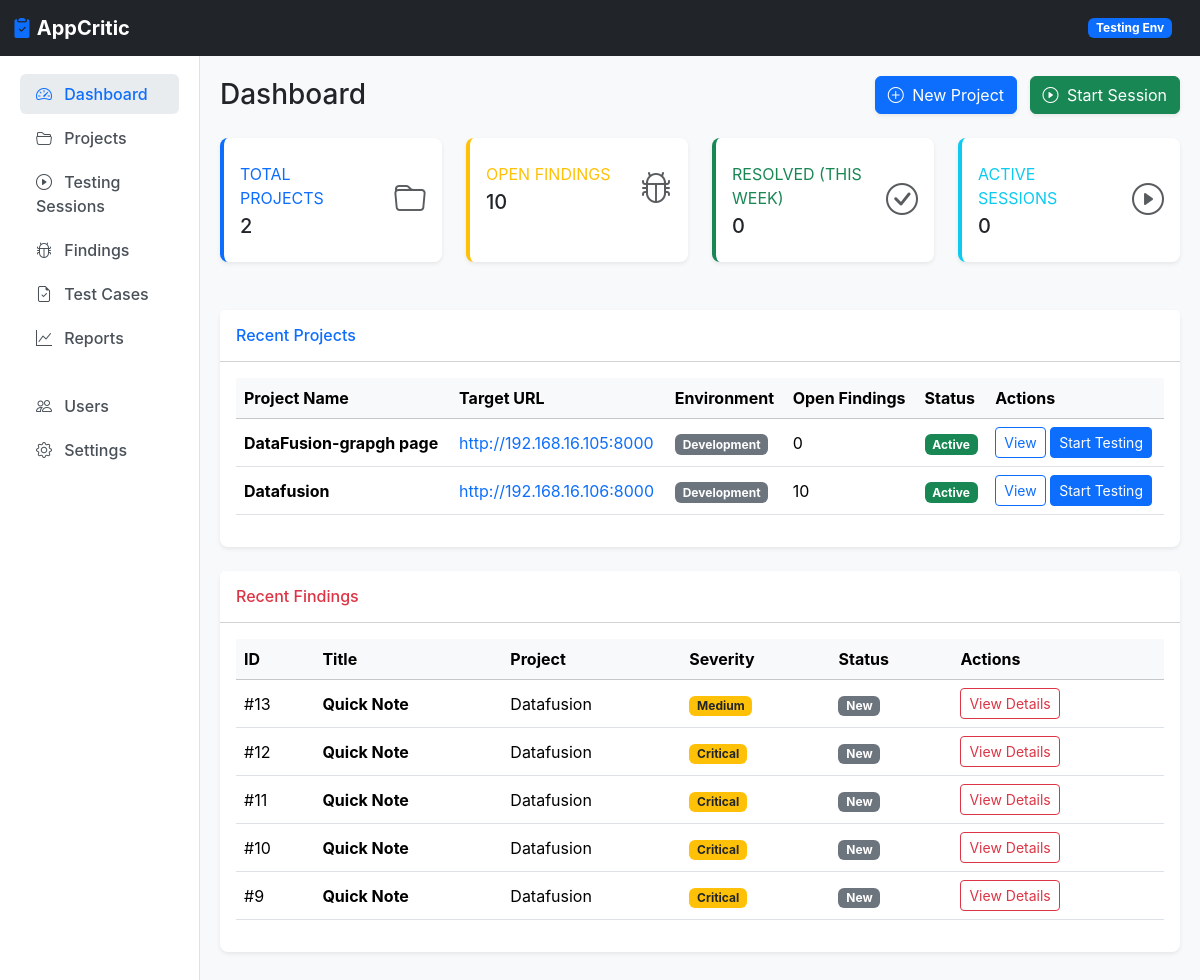
The page / on the database its author committed.
### projects/models.py (models this page shows, shortened)
class Project(models.Model):
    ENVIRONMENT_CHOICES = [
        ('Development', 'Development'),
        ('Testing', 'Testing'),
        ('Staging', 'Staging'),
        ('Production', 'Production'),
    ]
    organization = models.ForeignKey('organizations.Organization', on_delete=models.CASCADE, related_name='projects')
    name = models.CharField(max_length=255)
    description = models.TextField(blank=True)
    target_url = models.URLField()
    environment = models.CharField(max_length=50, choices=ENVIRONMENT_CHOICES, default='Testing')
    status = models.CharField(max_length=50, default='Active')
    created_by = models.ForeignKey(settings.AUTH_USER_MODEL, on_delete=models.SET_NULL, null=True, related_name='created_projects')
    created_at = models.DateTimeField(auto_now_add=True)
    updated_at = models.DateTimeField(auto_now=True)

### findings/models.py (models this page shows, shortened)
class Finding(models.Model):
    CATEGORY_CHOICES = [
        ('BUG', 'Bug'),
        ('USABILITY', 'Usability'),
        ('UI_UX', 'UI/UX'),
        ('DATA_QUALITY', 'Data Quality'),
        ('PERFORMANCE', 'Performance'),
        ('ACCESSIBILITY', 'Accessibility'),
        ('SECURITY', 'Security'),
        ('FUNCTIONAL', 'Functional'),
        ('REQUIREMENT', 'Requirement'),
        ('IMPROVEMENT', 'Improvement'),
        ('OTHER', 'Other'),
    ]
    STATUS_CHOICES = [
        ('NEW', 'New'),
        ('TRIAGED', 'Triaged'),
        ('ASSIGNED', 'Assigned'),
        ('IN_PROGRESS', 'In Progress'),
        ('FIXED', 'Fixed'),
        ('READY_FOR_RETEST', 'Ready for Retest'),
        ('RETESTING', 'Retesting'),
        ('VERIFIED', 'Verified'),
        ('REOPENED', 'Reopened'),
        ('CLOSED', 'Closed'),
        ('WONT_FIX', 'Won\'t Fix'),
        ('DUPLICATE', 'Duplicate'),
    ]
    SEVERITY_CHOICES = [
        ('CRITICAL', 'Critical'),
        ('HIGH', 'High'),
        ('MEDIUM', 'Medium'),
        ('LOW', 'Low'),
        ('INFORMATIONAL', 'Informational'),
    ]
    project = models.ForeignKey('projects.Project', on_delete=models.CASCADE, related_name='findings')
    testing_session = models.ForeignKey('testing.TestingSession', on_delete=models.SET_NULL, null=True, blank=True, related_name='findings')
    module = models.ForeignKey('testing.Module', on_delete=models.SET_NULL, null=True, blank=True, related_name='findings')
    reporter = models.ForeignKey(settings.AUTH_USER_MODEL, on_delete=models.SET_NULL, null=True, related_name='reported_findings')
    assigned_to = models.ForeignKey(settings.AUTH_USER_MODEL, on_delete=models.SET_NULL, null=True, blank=True, related_name='assigned_findings')
    title = models.CharField(max_length=255, blank=True)
    description = models.TextField()
    category = models.CharField(max_length=50, choices=CATEGORY_CHOICES, default='BUG')
    severity = models.CharField(max_length=50, choices=SEVERITY_CHOICES, default='MEDIUM')
    priority = models.CharField(max_length=50, blank=True)
    status = models.CharField(max_length=50, choices=STATUS_CHOICES, default='NEW')
    expected_behavior = models.TextField(blank=True)
    actual_behavior = models.TextField(blank=True)
    recommendation = models.TextField(blank=True)
    page_url = models.URLField(max_length=2000, blank=True)
    page_title = models.CharField(max_length=500, blank=True)
    element_identifier = models.CharField(max_length=255, blank=True)
    element_text = models.TextField(blank=True)
    element_tag = models.CharField(max_length=50, blank=True)
    element_selector = models.TextField(blank=True)
    x_position = models.IntegerField(null=True, blank=True)
    y_position = models.IntegerField(null=True, blank=True)
    viewport_width = models.IntegerField(null=True, blank=True)
    viewport_height = models.IntegerField(null=True, blank=True)
    browser = models.CharField(max_length=100, blank=True)
    operating_system = models.CharField(max_length=100, blank=True)
    created_at = models.DateTimeField(auto_now_add=True)
    updated_at = models.DateTimeField(auto_now=True)
    resolved_at = models.DateTimeField(null=True, blank=True)
    verified_at = models.DateTimeField(null=True, blank=True)

### appcritic/views.py (the view)
# urls.py: path('', views.dashboard, name='dashboard'),
def dashboard(request):
    projects = Project.objects.all().order_by('-created_at')[:5]
    total_projects = Project.objects.count()
    open_findings = Finding.objects.exclude(status__in=['CLOSED', 'VERIFIED', 'FIXED', 'WONT_FIX', 'DUPLICATE']).count()
    recent_findings = Finding.objects.all().order_by('-created_at')[:5]
    context = {
        'recent_projects': projects,
        'total_projects': total_projects,
        'open_findings': open_findings,
        'recent_findings': recent_findings,
    }
    return render(request, 'dashboard.html', context)

### templates/dashboard.html (shortened to what this page needs)
{% extends 'base.html' %}
{% block content %}
<div class="d-flex justify-content-between align-items-center mb-4">
    <h2 class="h3 mb-0 text-gray-800">Dashboard</h2>
    <div>
        <button class="btn btn-primary shadow-sm" data-bs-toggle="modal" data-bs-target="#createProjectModal"><i class="bi bi-plus-circle me-1"></i> New Project</button>
        <button class="btn btn-success shadow-sm ms-2" data-bs-toggle="modal" data-bs-target="#createSessionModal"><i class="bi bi-play-circle me-1"></i> Start Session</button>
    </div>
</div>
<div class="row mb-4">
    <div class="col-xl-3 col-md-6 mb-4">
        <div class="card border-start border-primary border-4 h-100 py-2">
            <div class="card-body">
                <div class="row no-gutters align-items-center">
                    <div class="col mr-2">
                        <div class="text-xs font-weight-bold text-primary text-uppercase mb-1">Total Projects</div>
                        <div class="h5 mb-0 font-weight-bold text-gray-800">{{ total_projects|default:"0" }}</div>
                    </div>
                    <div class="col-auto"><i class="bi bi-folder text-muted fs-2"></i></div>
                </div>
            </div>
        </div>
    </div>
    <div class="col-xl-3 col-md-6 mb-4">
        <div class="card border-start border-warning border-4 h-100 py-2">
            <div class="card-body">
                <div class="row no-gutters align-items-center">
                    <div class="col mr-2">
                        <div class="text-xs font-weight-bold text-warning text-uppercase mb-1">Open Findings</div>
                        <div class="h5 mb-0 font-weight-bold text-gray-800">{{ open_findings|default:"0" }}</div>
                    </div>
                    <div class="col-auto"><i class="bi bi-bug text-muted fs-2"></i></div>
                </div>
            </div>
        </div>
    </div>
    <div class="col-xl-3 col-md-6 mb-4">
        <div class="card border-start border-success border-4 h-100 py-2">
            <div class="card-body">
                <div class="row no-gutters align-items-center">
                    <div class="col mr-2">
                        <div class="text-xs font-weight-bold text-success text-uppercase mb-1">Resolved (This Week)</div>
                        <div class="h5 mb-0 font-weight-bold text-gray-800">0</div>
                    </div>
                    <div class="col-auto"><i class="bi bi-check-circle text-muted fs-2"></i></div>
                </div>
            </div>
        </div>
    </div>
    <div class="col-xl-3 col-md-6 mb-4">
        <div class="card border-start border-info border-4 h-100 py-2">
            <div class="card-body">
                <div class="row no-gutters align-items-center">
                    <div class="col mr-2">
                        <div class="text-xs font-weight-bold text-info text-uppercase mb-1">Active Sessions</div>
                        <div class="h5 mb-0 font-weight-bold text-gray-800">0</div>
                    </div>
                    <div class="col-auto"><i class="bi bi-play-circle text-muted fs-2"></i></div>
                </div>
            </div>
        </div>
    </div>
</div>
<div class="card mb-4">
    <div class="card-header bg-white py-3 d-flex flex-row align-items-center justify-content-between">
        <h6 class="m-0 font-weight-bold text-primary">Recent Projects</h6>
    </div>
    <div class="card-body">
        <div class="table-responsive">
            <table class="table table-hover align-middle">
                <thead class="table-light">
                    <tr>
                        <th>Project Name</th>
                        <th>Target URL</th>
                        <th>Environment</th>
                        <th>Open Findings</th>
                        <th>Status</th>
                        <th>Actions</th>
                    </tr>
                </thead>
                <tbody>
                    {% for project in recent_projects %}
                    <tr>
                        <td><strong>{{ project.name }}</strong></td>
                        <td><a href="{{ project.target_url }}" target="_blank" class="text-decoration-none">{{ project.target_url }}</a></td>
                        <td><span class="badge bg-secondary">{{ project.environment }}</span></td>
                        <td>{{ project.findings.count }}</td>
                        <td><span class="badge bg-success">{{ project.status }}</span></td>
                        <td>
                            <a href="#" class="btn btn-sm btn-outline-primary">View</a>
                            <a href="#" class="btn btn-sm btn-primary">Start Testing</a>
                        </td>
                    </tr>
                    {% endfor %}
                </tbody>
            </table>
        </div>
    </div>
</div>
<div class="card mb-4">
    <div class="card-header bg-white py-3">
        <h6 class="m-0 font-weight-bold text-danger">Recent Findings</h6>
    </div>
    <div class="card-body">
        <div class="table-responsive">
            <table class="table table-hover align-middle">
                <thead class="table-light">
                    <tr>
                        <th>ID</th>
                        <th>Title</th>
                        <th>Project</th>
                        <th>Severity</th>
                        <th>Status</th>
                        <th>Actions</th>
                    </tr>
                </thead>
                <tbody>
                    {% for finding in recent_findings %}
                    <tr>
                        <td>#{{ finding.id }}</td>
                        <td><strong>{{ finding.title }}</strong></td>
                        <td>{{ finding.project.name }}</td>
                        <td><span class="badge bg-warning text-dark">{{ finding.get_severity_display }}</span></td>
                        <td><span class="badge bg-secondary">{{ finding.get_status_display }}</span></td>
                        <td>
                            <a href="{% url 'finding_detail' finding.id %}" class="btn btn-sm btn-outline-danger">View Details</a>
                        </td>
                    </tr>
                    {% empty %}
                    <tr>
                        <td colspan="6" class="text-center py-4 text-muted">No recent findings.</td>
                    </tr>
                    {% endfor %}
                </tbody>
            </table>
        </div>
    </div>
</div>
{% endblock %}

### templates/base.html (style rules this page uses)
body { background-color: #f8f9fa; font-family: 'Inter', system-ui, sans-serif; }
.card { border: none; box-shadow: 0 0.125rem 0.25rem rgba(0, 0, 0, 0.075); border-radius: 8px; }

### rows shown on the page
Project: name "DataFusion-grapgh page", target_url "http://192.168.16.105:8000", environment "Development", findings.count "0", status "Active"
Project: name "Datafusion", target_url "http://192.168.16.106:8000", environment "Development", findings.count "10", status "Active"
Finding: id "13", title "Quick Note", project.name "Datafusion", severity "Medium", status "New"
Finding: id "12", title "Quick Note", project.name "Datafusion", severity "Critical", status "New"
Finding: id "11", title "Quick Note", project.name "Datafusion", severity "Critical", status "New"
Finding: id "10", title "Quick Note", project.name "Datafusion", severity "Critical", status "New"
Finding: id "9", title "Quick Note", project.name "Datafusion", severity "Critical", status "New"

### other values the page prints
{{ total_projects|default:"0" }} "2"
{{ open_findings|default:"0" }} "10"
